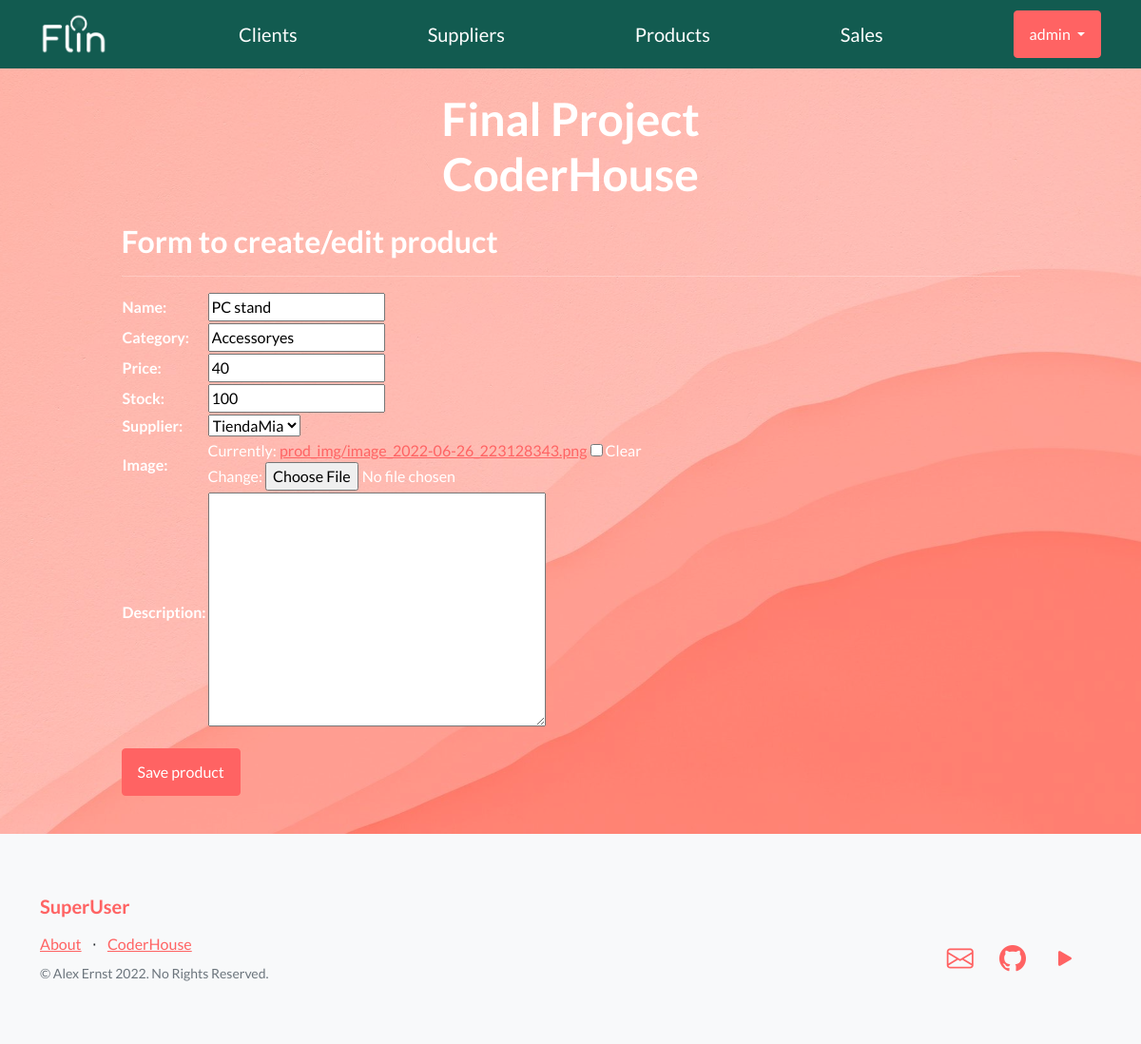
Page /products/product/2/update (signed in) on the earlier database version.
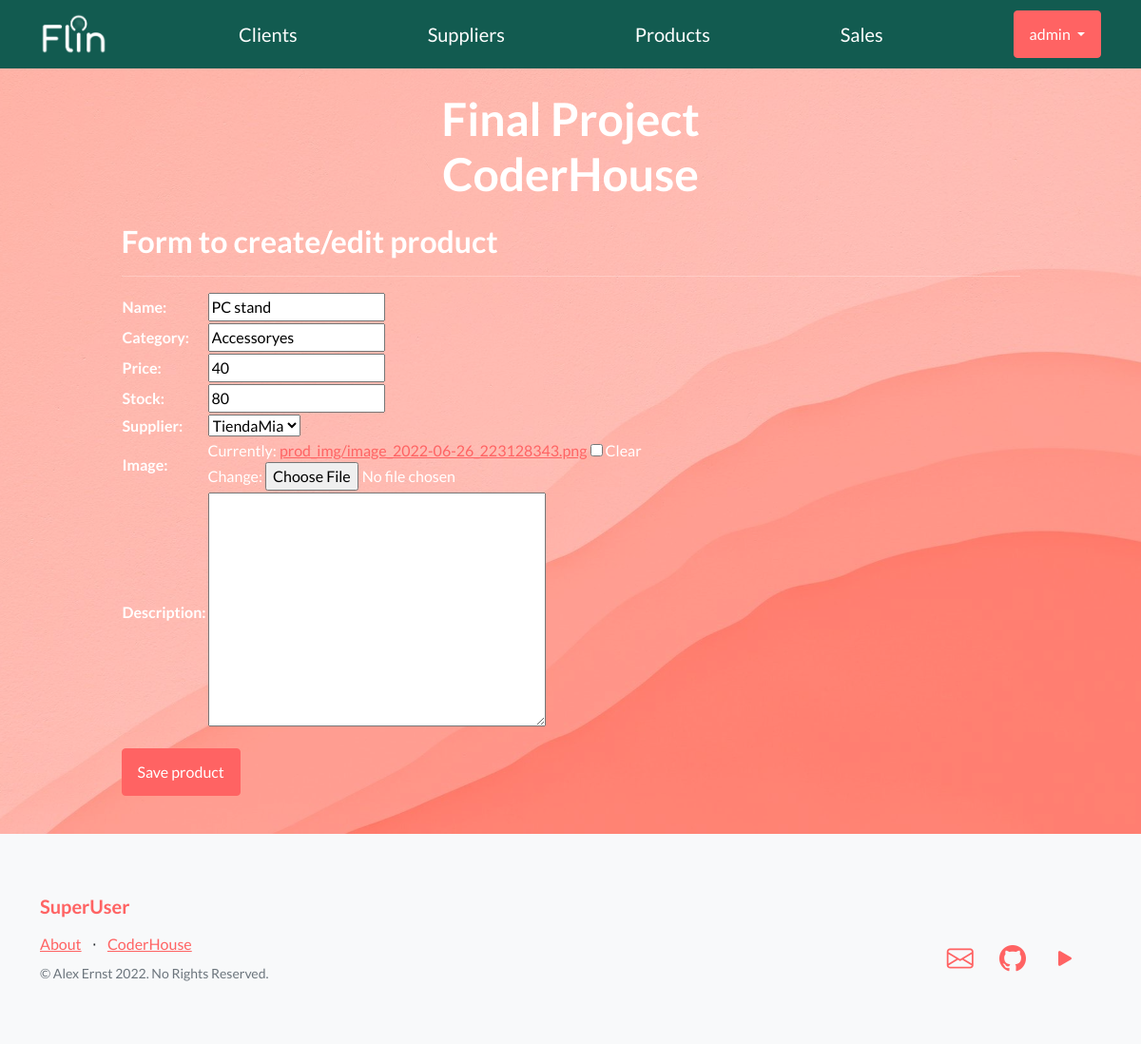
Same page on the later database version.
### products/models.py (models this page shows)
class Product(models.Model):
    name = models.CharField(max_length=40, unique=True)
    category = models.CharField(max_length=40)
    price = models.IntegerField()
    stock = models.IntegerField()
    supplier = models.CharField(max_length=40, choices=supplier_choices(), default='')
    image = models.ImageField(upload_to='prod_img/', null=True, blank=True)
    description = models.TextField(null=True, blank=True)

### products/views.py (the view)
# urls.py: path('product/<int:pk>/update', views.ProductUpdateView.as_view(), name='product-update'),
class ProductUpdateView(LoginRequiredMixin, UpdateView):
    model = Product
    success_url = reverse_lazy('products:product-list')
    fields = ['name', 'category', 'price', 'stock', 'supplier', 'image', 'description']

### products/templates/products/product_form.html (shortened to what this page needs)
{% extends "main/index.html" %}
{% load static %}
{% block content %}
<h2>Form to create/edit product</h2>
<hr></hr>
<form action="" method="POST" enctype="multipart/form-data">
    <p>
    <table>
        {{ form.as_table }}
    </table>
    </p>
    <p>
        <input type="submit" class="btn btn-primary" value="Save product" />
    </p>
</form>
{% endblock %}

Differences in the rows shown:
changed Product "PC stand": stock "100" → "80"
